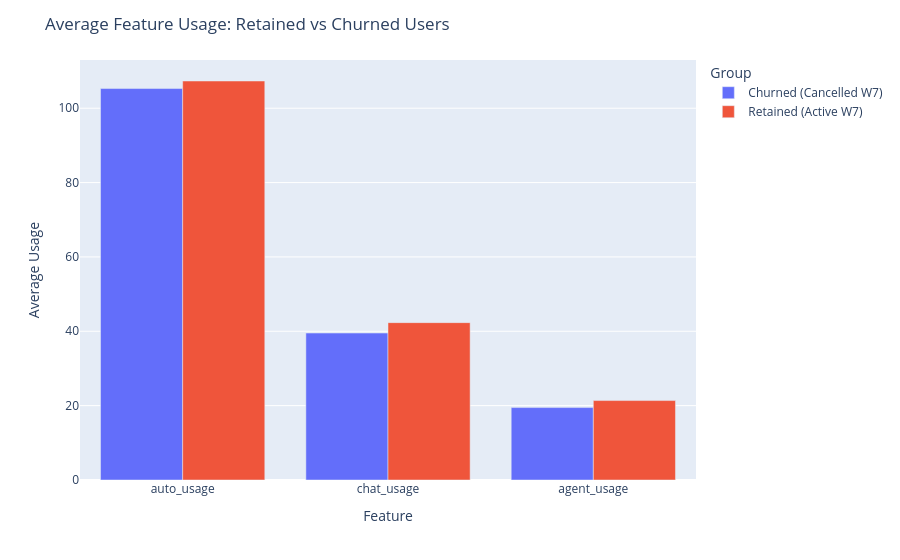

The code cell stored with this chart in its notebook:
### Code cell
'''
create side-by-side bar plot (NOT stacked) for comparison of average feature usage between retained and churned users from summary table, where group 0 is churned and group 1 is retained.
'''


import plotly.express as px

# Create readable group labels
data["group"] = data["retained"].map({
    1: "Retained (Active W7)",
    0: "Churned (Cancelled W7)"
})

# Compute average usage by group
summary = (
    data.groupby("group")[["auto_usage","chat_usage","agent_usage"]]
        .mean()
        .reset_index()
)

# Reshape for plotting
plot_df = summary.melt(
    id_vars="group",
    var_name="feature",
    value_name="avg_usage"
)

# Side-by-side grouped bar chart
fig = px.bar(
    plot_df,
    x="feature",
    y="avg_usage",
    color="group",
    barmode="group",   # <-- KEY CHANGE (side-by-side)
    title="Average Feature Usage: Retained vs Churned Users",
    labels={
        "feature": "Feature",
        "avg_usage": "Average Usage (First 4 Weeks)",
        "group": "User Group"
    }
)

fig.update_layout(
    xaxis_title="Feature",
    yaxis_title="Average Usage",
    legend_title="Group",
    margin=dict(t=60)
)

fig.show()

### Figure 1 — Plotly figure (JSON) as saved in the notebook; plotly's stock layout.template omitted (floating-point values rounded to 4 significant figures)
{"data": [{"alignmentgroup": "True", "hovertemplate": "User Group=Churned (Cancelled W7)<br>Feature=%{x}<br>Average Usage (First 4 Weeks)=%{y}<extra></extra>", "legendgroup": "Churned (Cancelled W7)", "marker": {"color": "#636efa", "pattern": {"shape": ""}}, "name": "Churned (Cancelled W7)", "offsetgroup": "Churned (Cancelled W7)", "orientation": "v", "showlegend": true, "textposition": "auto", "type": "bar", "x": ["auto_usage", "chat_usage", "agent_usage"], "xaxis": "x", "y": [105.3, 39.52, 19.48], "yaxis": "y"}, {"alignmentgroup": "True", "hovertemplate": "User Group=Retained (Active W7)<br>Feature=%{x}<br>Average Usage (First 4 Weeks)=%{y}<extra></extra>", "legendgroup": "Retained (Active W7)", "marker": {"color": "#EF553B", "pattern": {"shape": ""}}, "name": "Retained (Active W7)", "offsetgroup": "Retained (Active W7)", "orientation": "v", "showlegend": true, "textposition": "auto", "type": "bar", "x": ["auto_usage", "chat_usage", "agent_usage"], "xaxis": "x", "y": [107.3, 42.33, 21.36], "yaxis": "y"}], "layout": {"barmode": "group", "legend": {"title": {"text": "Group"}, "tracegroupgap": 0}, "margin": {"t": 60}, "title": {"text": "Average Feature Usage: Retained vs Churned Users"}, "xaxis": {"anchor": "y", "domain": [0, 1], "title": {"text": "Feature"}}, "yaxis": {"anchor": "x", "domain": [0, 1], "title": {"text": "Average Usage"}}}}
